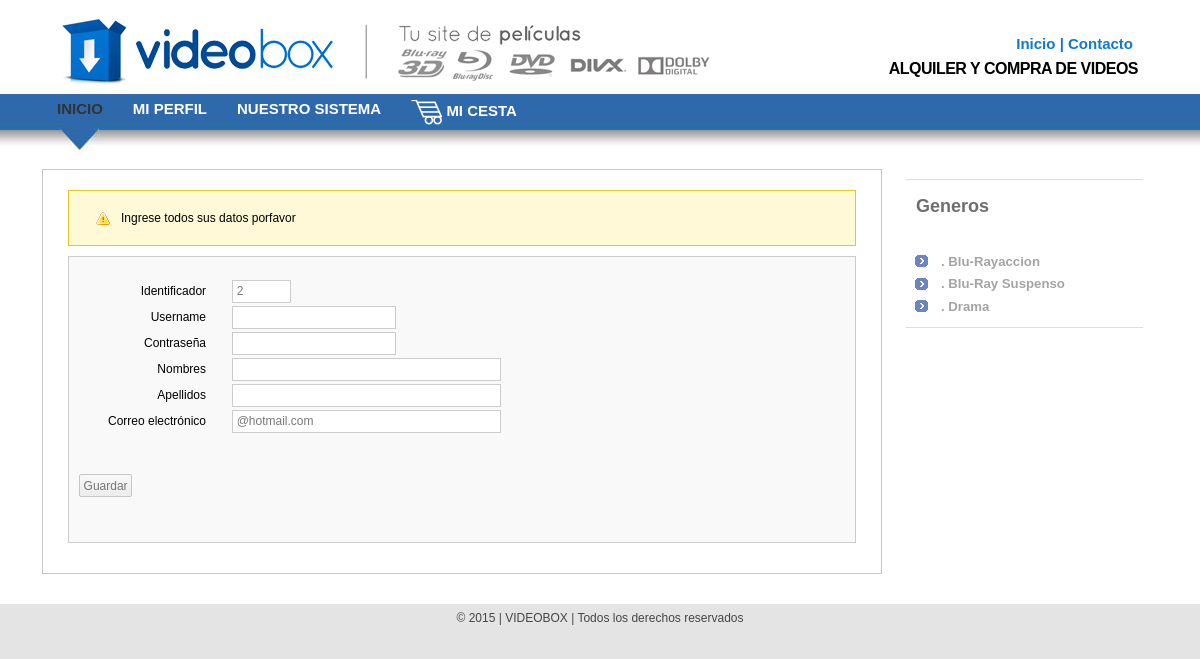
/registro.php, run on an earlier commit of the app's database.
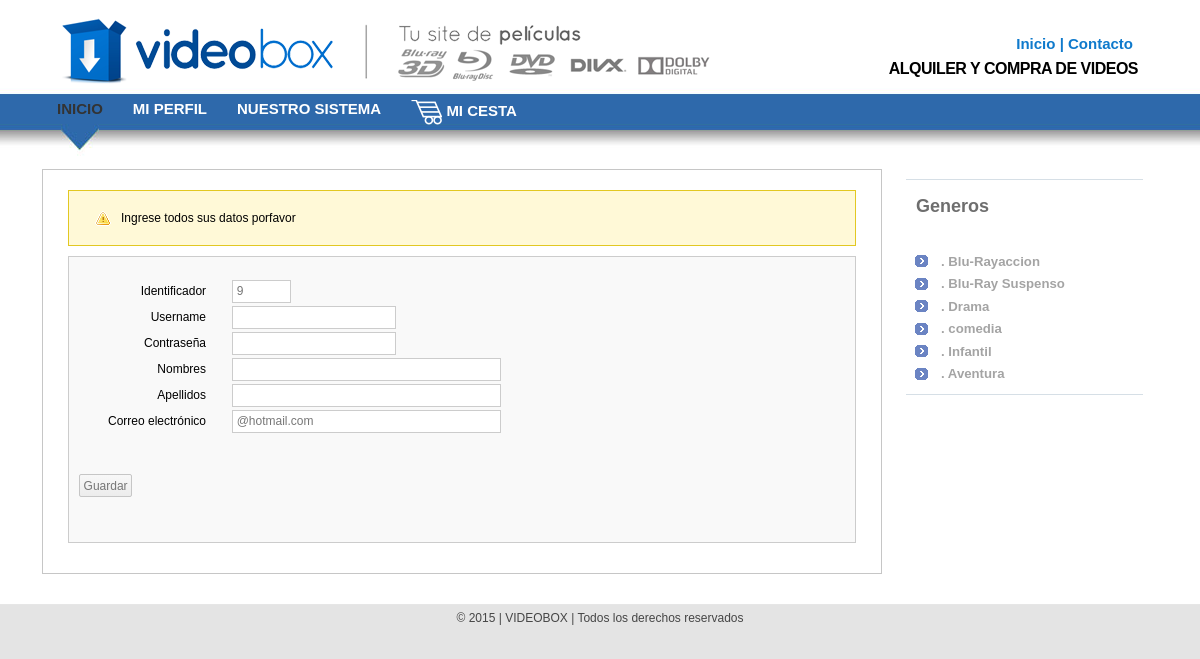
And on a later commit of the database.
### tables this page shows
CREATE TABLE `genero` (
  `id` int(11) NOT NULL,
  `nombre` varchar(45) default NULL,
  `descripcion` longtext,
  PRIMARY KEY  (`id`)
);

CREATE TABLE `cliente` (
  `id` int(11) NOT NULL,
  `usuario_id` int(11) NOT NULL,
  `dni` varchar(8) default NULL,
  `direccion` varchar(45) default NULL,
  `telefono` varchar(45) default NULL,
  `acercade` varchar(45) default NULL,
  PRIMARY KEY  (`id`),
  KEY `fk_cliente_usuario1_idx` (`usuario_id`)
);

CREATE TABLE `usuario` (
  `id` int(11) NOT NULL auto_increment,
  `tipo` int(11) default NULL COMMENT '1=Cliente\\n2=Empleado\\n3=Administrador',
  `nombre` varchar(45) default NULL,
  `apellido` varchar(45) default NULL,
  `user` varchar(45) default NULL,
  `password` varchar(45) default NULL,
  `email` varchar(45) default NULL,
  `estado` int(11) default NULL COMMENT '0=Inactivo\\n1=Activo\\n',
  `lastlogin` datetime default NULL,
  PRIMARY KEY  (`id`)
);

### html.php (the view, shortened to what this page needs)
<?php
function head($estilo="estilo.css")
{
	$tipouser = $_SESSION['tipouser'];
?>
<!DOCTYPE html PUBLIC "-//W3C//DTD XHTML 1.0 Strict//EN" "http://www.w3.org/TR/xhtml1/DTD/xhtml1-strict.dtd">
<html xmlns="http://www.w3.org/1999/xhtml">
<head>
	<link rel="stylesheet" href="css/<?php echo $estilo ?>" type="text/css" />
</head>
<body>
<div id="header">
  <div id="header-content">
	<h1 id="logo-text"><img src="logo.png"><br /><a href="index.php" title=""><span></span></a></h1>
    <h2 id="slogan">ALQUILER Y COMPRA DE VIDEOS</h2>
    <div id="header-links">
<p><a href="index.php">Inicio</a> | <a href="contacto.php">Contacto</a></p>
    </div>
  </div>
</div>
<div id="nav-wrap">
  <div id="nav">
    <ul>
        <?php
           if ($tipouser == 2) {
		 ?>
	  <li id="current"><a href="index.php"> INICIO</a></li>
      <li><a href="rptventa.php"> Ver Reporte</a></li>
         <?php
		   } elseif($tipouser == 3) {
		 ?>
	      <li id="current"><a href="index.php"> INICIO</a></li>
         <?php
			}else {
			    ?>
               	  <li id="current"><a href="index.php"> INICIO</a></li>
      <li><a href="perfil.php"> Mi Perfil</a></li>
	  <li><a href="nosotros.php"> Nuestro sistema</a></li>
	  <li><a href="vercesta.php"><img src="css/cesta.png" align="absmiddle"/> Mi cesta</a></li>
          <?php
			   }
		 ?>
    </ul>
  </div>
</div>
<div id="content-wrap">
<div id="content">
<?php
}
function menu($m=1)
{
if($m==0)
{
?>
 <div id="sidebar" >
      <div class="sep">
      </div>
      <div class="sidebox">
        <h1>Sistema </h1>
        <p></p>
      </div>
 </div>
<?
}
else{
?>
	<div id="sidebar" >
		<div class="sep">
       </div>
        <h1>Generos</h1>
        <div class="sidebox">
        <ul class="sidemenu">
                <?php
                 $consulta=mysql_query("SELECT id,nombre FROM genero")or die("<b>Error1. El servidor dijo: </b> " . mysql_error());
                 while ($r = mysql_fetch_assoc($consulta)) {
				 ?>
                 <li><a href="index.php?idgenero=<?php echo $r['id'];?>">.                   <?php echo $r['nombre'];?></a></li>
                <?php
				 }
				?>
        </div>
		<br />
      </div>
<?php
}
}
function footer()
{
?>
<p></p>
</div>
</div>
<span>
<div id="footer-wrap">
  <div id="footer-bottom">
	<p>&copy; 2015 | VIDEOBOX | Todos los derechos reservados</p>
  </div>
  </span>
</body>
</html>
<?php
}
?>

### registro.php (shortened to what this page needs)
<?php
include("html.php");
include("funciones.php");
head();
menu();
?>
<div id="main">
<div class="box">
			<?php ingreso_user();
$consulta=mysql_query("select Id from usuario order by Id desc limit 0,1")or die("<b>ERROR. El servidor dijo: </b> " . mysql_error());
$r=mysql_fetch_array($consulta);
$consulta=mysql_query("select Id from cliente order by Id desc limit 0,1")or die("<b>ERROR. El servidor dijo: </b> " . mysql_error());
 ?>
<form  action="registro.php" method="get" enctype="multipart/form-data">
<table class="mitabla">
  <tr>
	<td><label>Identificador</label></td>
	<td><input  name="iduser" type="text" size="5" value="<? echo($r[0])+1;?>" readonly="readonly"/></td>
  </tr>
  <tr>
	<td><label>Username</label></td>
	<td><input  name="username" type="text" /></td>
  </tr>
  <tr>
	<td><label>Contraseña</label></td>
	<td><input  name="passuser" type="password" size="20"/></td>
  </tr>
  <tr>
	<td><label>Nombres</label></td>
	<td><input  name="nombuser" type="text" size="35" /></td>
  </tr>
  <tr>
	<td><label>Apellidos</label></td>
	<td><input  name="apeluser" type="text" size="35" /></td>
  </tr>
  <tr>
	<td><label>Correo electrónico</label></td>
	<td><input  name="mailuser" type="text" size="35" value="@hotmail.com"/></td>
  </tr>
</table>
	<tr><br/>
	    <br />
	    <input class="button" type="submit" value="Guardar"/>
        <br />
    </form>
</div>
</div>
<?php
footer();
?>

What changed in the data, as far as the page shows it:
no longer on this page (row edited): cliente: iduser "2"
added genero: nombre "comedia"
added genero: nombre "Infantil"
added genero: nombre "Aventura"
added usuario: iduser "9"
